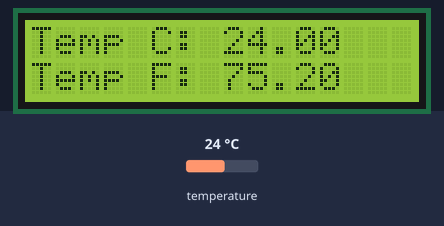
This sketch was run on a simulated Arduino Uno, built with avr-gcc and run on an emulated ATmega328P. Parts: 16×2 character LCD. Inputs (shaded band) come from the test bench; at power-on: temperature 24 °C. What the sketch prints to the serial monitor is not drawn.

Above: at 2.3 s.
2.4 s: temperature set to 12 °C
At 3.4 s:
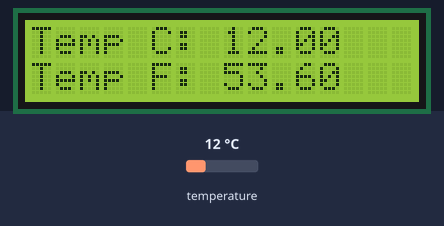
3.9 s: temperature set to 19 °C
At 5.0 s:
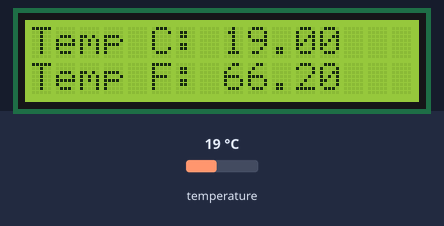
5.4 s: temperature set to 28 °C
At 6.8 s:
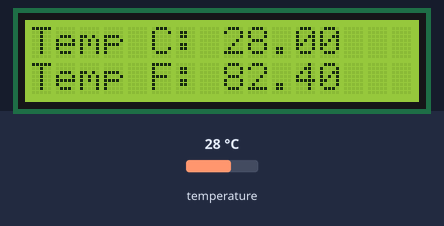
Timing chart, 0 to 8.4 s (numbered marks = the images above; inputs shaded):
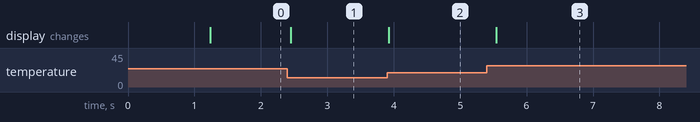

The sketch:

thermometer.ino
```cpp
#include <SoftwareSerial.h>
#include <OneWire.h>
#include <DallasTemperature.h>
#include <LiquidCrystal_I2C.h>

// Data wire is plugged into port 10 on the Arduino
#define ONE_WIRE_BUS 10
#define TEMPERATURE_PRECISION 9

#define EXEC_SINGLE_MEASUREMENT 0
#define EXEC_CONTINUOUS_MEASUREMENT 1

// Setup a oneWire instance to communicate with any OneWire devices (not just Maxim/Dallas temperature ICs)
OneWire oneWire(ONE_WIRE_BUS);

// Pass our oneWire reference to Dallas Temperature.
DallasTemperature sensors(&oneWire);

// arrays to hold device addresses
DeviceAddress insideThermometer;

LiquidCrystal_I2C lcd(0x27,16,2);  // init display

int gRxPin = 9;
int gTxPin = 11;

SoftwareSerial BTSerial(gRxPin, gTxPin);

void initDisplay()
{
  lcd.init();
  lcd.backlight();
  lcd.print("Thermometer");
  delay(1000);
}

void initBluetooth()
{
  BTSerial.begin(9600);
}

void initThermometer()
{
  sensors.begin();
  if (!sensors.getAddress(insideThermometer, 0))
  {
    Serial.println("Unable to find address for Device 0");
  }
  sensors.setResolution(insideThermometer, TEMPERATURE_PRECISION);
}

void setup(void)
{
  Serial.begin(9600);
  initDisplay();
  initThermometer();
  initBluetooth();
}

float getTemperature(DeviceAddress deviceAddress)
{
  sensors.requestTemperatures();
  return sensors.getTempC(deviceAddress);
}

void printTemperature(float temp)
{
  lcd.setCursor(0, 0);
  lcd.print("Temp C: ");
  lcd.print(temp);

  lcd.setCursor(0, 1);
  lcd.print("Temp F: ");
  lcd.print(DallasTemperature::toFahrenheit(temp));
}

void sendTemperature(float temp)
{
  Serial.println(temp);
}

byte getCommand()
{
  byte inputSymbol;
  while (Serial.available() > 0)
  {
    inputSymbol = Serial.read();
  }

  return inputSymbol;
}

void loop(void)
{
  byte command = getCommand();
  float temp = getTemperature(insideThermometer);
  printTemperature(temp);
  if (command == EXEC_SINGLE_MEASUREMENT) {
   sendTemperature(temp);
  } else if (command == EXEC_CONTINUOUS_MEASUREMENT) {
    for (int i = 0; i < 60; i++) {
      printTemperature(temp);
      delay(1000);
    }
  }
}
```

Measured:
- after the input at 2.4 s, the display: changes after 0.05 s (image 1)
- after the input at 3.9 s, the display: changes at once (image 2)
- after the input at 5.4 s, the display: changes after 0.14 s (image 3)
